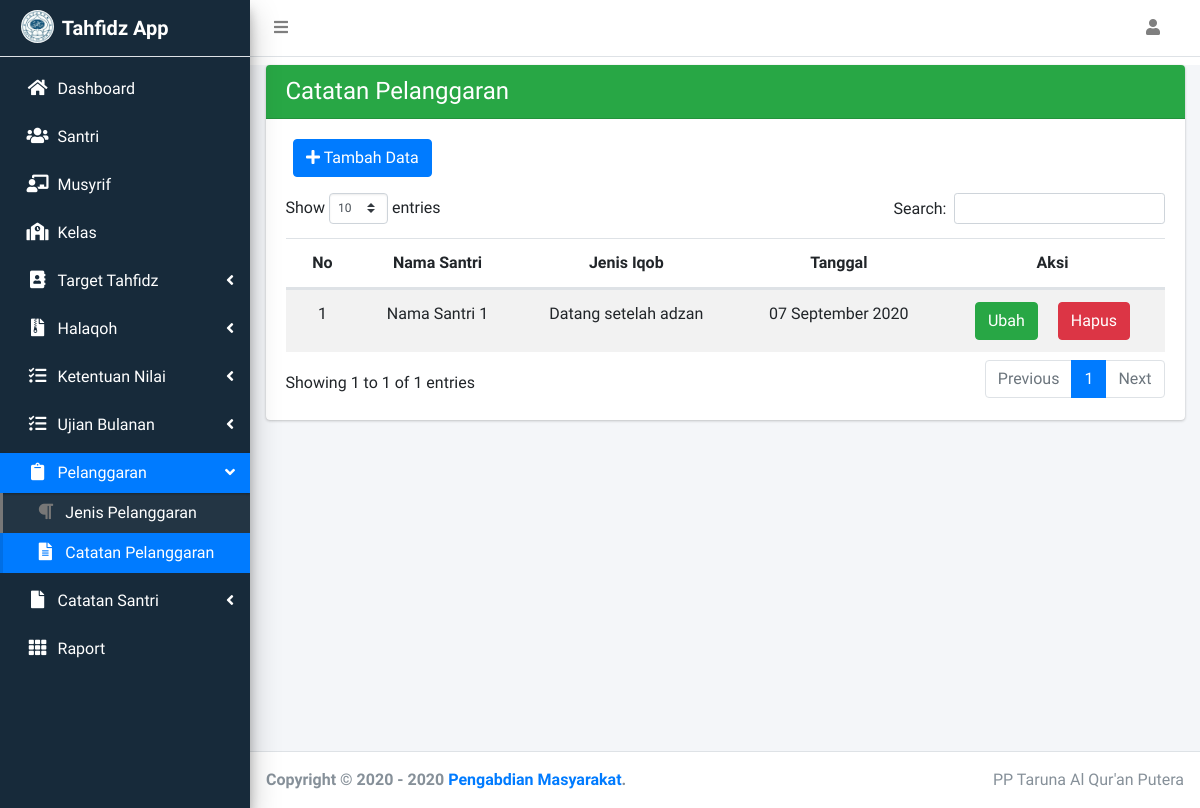
/index.php/pelanggaran/catatan_pelanggaran, run on the app's committed database.
### tables this page shows
CREATE TABLE `pelanggaran` (
  `IdIqob` int(11) NOT NULL,
  `IdSiswa` int(11) NOT NULL,
  `IdJenisIqob` int(11) NOT NULL,
  `Tgl` date NOT NULL
);

CREATE TABLE `siswa` (
  `IdSiswa` int(11) NOT NULL,
  `NIS` varchar(10) NOT NULL,
  `NamaLengkap` varchar(25) NOT NULL,
  `Status` enum('Aktif','Non Aktif','Lulus') NOT NULL,
  `IdKelas` int(11) NOT NULL
);

CREATE TABLE `jenispelanggaran` (
  `IdJenisIqob` int(11) NOT NULL,
  `JenisIqob` varchar(100) NOT NULL,
  `Poin` double NOT NULL,
  `Kategori` enum('Ibadah','Bahasa') NOT NULL
);

### application/views/templates/content.php (called while the page is built)
<?php
if ($isi) {
  $this->load->view($isi);
}

### application/views/templates/wrapper-admin.php (called while the page is built)
<?php
require_once 'header.php';
require_once 'navbar.php';
require_once 'sidebar.php';
require_once 'content.php';
require_once 'footer.php';

### application/controllers/pelanggaran/Catatan_pelanggaran.php (called while the page is built, shortened)
<?php
class Catatan_pelanggaran extends CI_Controller
{
  public function __construct()
  {
    $this->load->model('Catatan_pelanggaran_M');
    $this->load->model('Santri_M');
    $this->load->model('Jenis_pelanggaran_M');
  }
  public function index()
  {
    $data = [
      'title' => 'Catatan Pelanggaran',
      'user' => $this->db->get_where('login', ['username' => $this->session->userdata('username')])->row_array(),
      'pelanggaran' => $this->Catatan_pelanggaran_M->getAllCatatanPelanggaran(),
      'santri' => $this->Santri_M->getAllSantri(),
      'jenisiqob' => $this->Jenis_pelanggaran_M->getAllJenisPelanggaran(),
      'isi' => 'pelanggaran/v-catatan_pelanggaran',
    ];
    $this->load->view('templates/wrapper-admin', $data);
  }
}

### index.php (called while the page is built, shortened)
<?php
require_once BASEPATH.'core/CodeIgniter.php';

### application/models/Catatan_pelanggaran_M.php (called while the page is built, shortened)
<?php
class Catatan_pelanggaran_M extends CI_Model
{
  public function getAllCatatanPelanggaran()
  {
    $this->db->select('p.*,s.NamaLengkap,jp.JenisIqob');
    $this->db->from('pelanggaran p');
    $this->db->join('siswa s', 's.IdSiswa = p.IdSiswa', 'left');
    $this->db->join('jenispelanggaran jp', 'jp.IdJenisIqob = p.IdJenisIqob', 'left');
    return $this->db->get()->result_array();
  }
}

### application/views/pelanggaran/v-catatan_pelanggaran.php (the view, shortened to what this page needs)
<div class="content-wrapper">
  <div class="content mt-2">
    <div class="container-fluid">
      <div class="row">
        <div class="col-sm">
          <div class="card">
            <div class="card-header bg-success">
              <h4 class="m-0"><?= $title; ?></h4>
            </div>
            <div class="card-body">
              <div class="col mb-3">
                <button type="button" class="btn btn-primary" data-toggle="modal" data-target="#addPelanggaran"><i class="fas fa-plus"></i> Tambah Data</button>
              </div>
              <table id="example2" class="table  table-striped text-center">
                <thead>
                  <tr>
                    <th style="width: 50px;">No</th>
                    <th>Nama Santri</th>
                    <th>Jenis Iqob</th>
                    <th>Tanggal</th>
                    <th style="width: 200px;">Aksi</th>
                  </tr>
                </thead>
                <tbody>
                  <?php
                  $no = 1;
                  foreach ($pelanggaran as $pel) : ?>
                    <tr>
                      <td><?= $no++; ?></td>
                      <td><?= $pel['NamaLengkap']; ?></td>
                      <td><?= $pel['JenisIqob']; ?></td>
                      <td><?= date('d F Y', strtotime($pel['Tgl'])); ?></td>
                      <td>
                        <button class="btn btn-success" data-toggle="modal" data-target="#UpdateCatatanPelanggaran<?= $pel['IdIqob']; ?>">Ubah</button>
                        <a href="<?= base_url('pelanggaran/catatan_pelanggaran/delete/' . $pel['IdIqob']); ?>" class="btn btn-danger ml-3 tombol-hapus" tipeData="Detail Pelanggaran" namaData=<?= $pel['NamaLengkap']; ?>>Hapus</a>
                      </td>
                    </tr>
                  <?php endforeach; ?>
                </tbody>
              </table>
            </div>
          </div>
        </div>
      </div>
    </div>
  </div>
</div>

### data on the page
pelanggaran: IdSiswa.NamaLengkap "Nama Santri 1", IdJenisIqob.JenisIqob "Datang setelah adzan", Tgl "07 September 2020"

### other printed values
$title "Catatan Pelanggaran"
